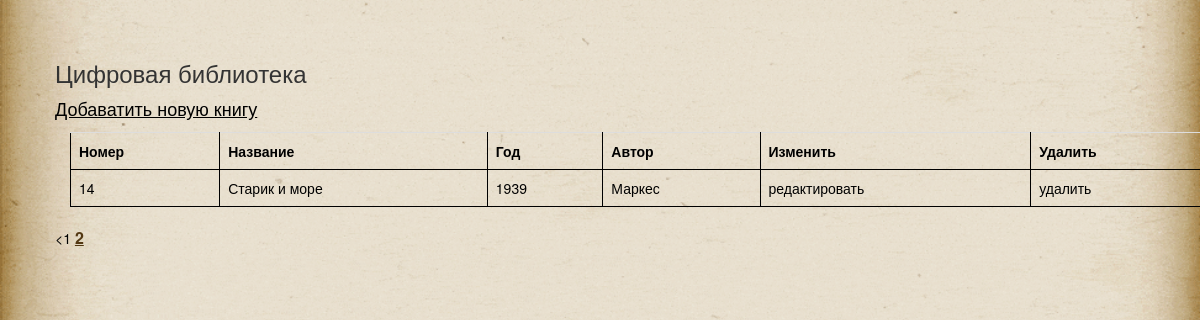
Screenshot of /?page=2 with the database file from the repository.
### tables this page shows
CREATE TABLE `books` (
  `id` int(11) NOT NULL,
  `title` varchar(32) DEFAULT NULL,
  `years` char(4) DEFAULT NULL,
  `autor` varchar(32) DEFAULT NULL
);

### index.php (the view, shortened to what this page needs)
<?php
include 'elems/init.php';
function get_from_base($data, $page, $pagesCount){
$content =
'<div class="container"><div class="table-responsive"><table class="table table-hover"><tr>
	<th>Номер</th>
	<th>Название</th>
	<th>Год</th>
	<th>Автор</th>
	<th>Изменить</th>
	<th>Удалить</th>
	</tr>';
	foreach ($data as $elem) {
		$content .= '<tr>';
		$content .= '<td>' . $elem['id'] . '</td>';
		$content .= '<td>' . $elem['title'] . '</td>';
		$content .= '<td >' . $elem['years'] . '</td>';
		$content .= '<td>' . $elem['autor'] . '</td>';
		$content .= '<td><a href="/library/edit.php?id=' . $elem['id'] . '">редактировать</a></td>';
		$content .= '<td><a href="?del=' . $elem['id'] . '">удалить</a></td>';
		$content .= '</tr>';
	}
$content.='</table></div></div>';
$add  = '<h3>Цифровая библиотека</h3><p class="menu"><a href="add.php">Добаватить новую книгу</a></p>';
include 'elems/layot.php';
};
if (isset($_GET['page']) and $_GET['page']!=1){
$page = $_GET['page'];
}else
{
$page = 1;
}
$notes = 5;
$from = ($page - 1) * $notes;
$query = "SELECT * FROM books WHERE id > 0 ORDER BY id LIMIT $from,$notes";
$result = mysqli_query($link, $query) or die(mysqli_error($link));
for ($data = []; $row = mysqli_fetch_assoc($result); $data[] = $row);
$query1 = "SELECT COUNT(*) as count FROM books";
$result = mysqli_query($link, $query1) or die(mysqli_error($link));
$count = mysqli_fetch_assoc($result)['count'];
$pagesCount = ceil($count / $notes);
get_from_base($data, $page, $pagesCount);

### css/style.css (style rules this page uses)
.main, html { background: url(../images/fon/fon.gif) no-repeat center; background-size: cover; background-attachment: fixed; padding: 20px; }
table td, table th { border: 1px solid black; padding: 15px; color: #000; }
a { color:#533813; color: #000; }
.menu a { text-decoration: underline; font-size: 18px; }

### rows the page displays
books: id "14", title "Старик и море", years "1939", autor "Маркес"
